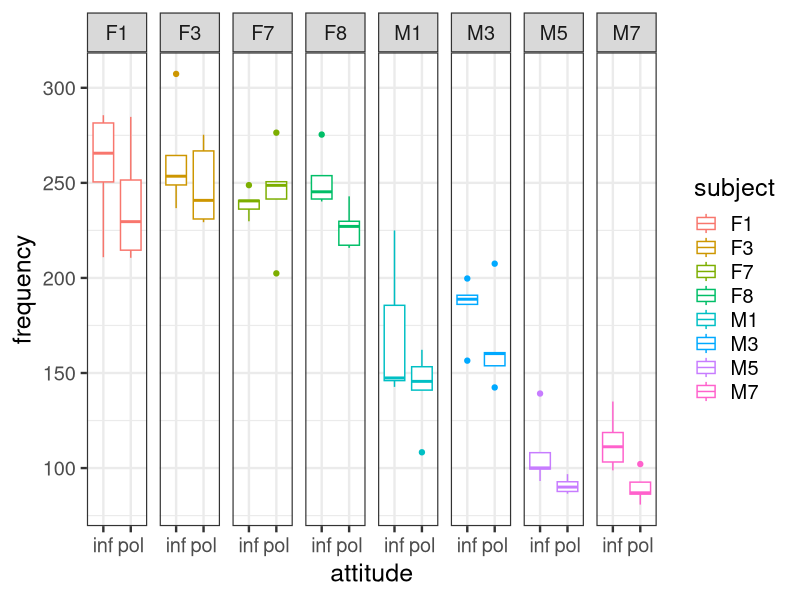
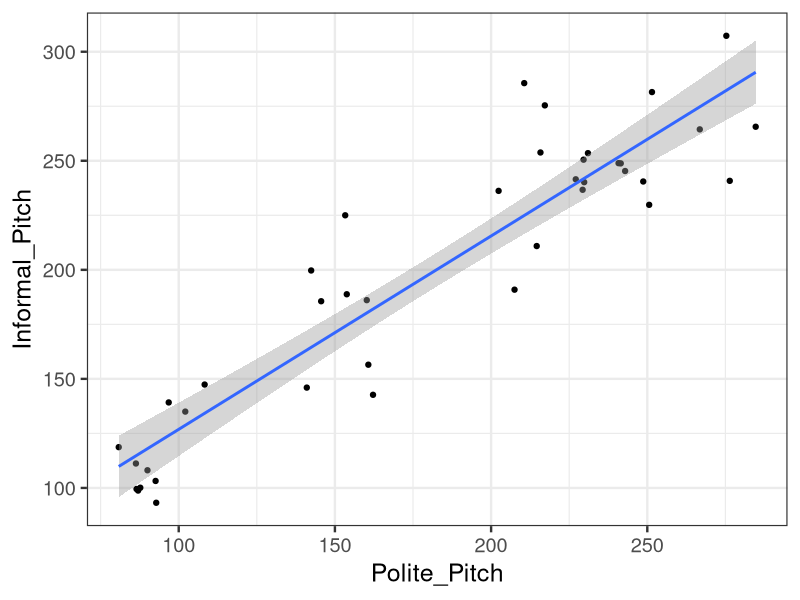
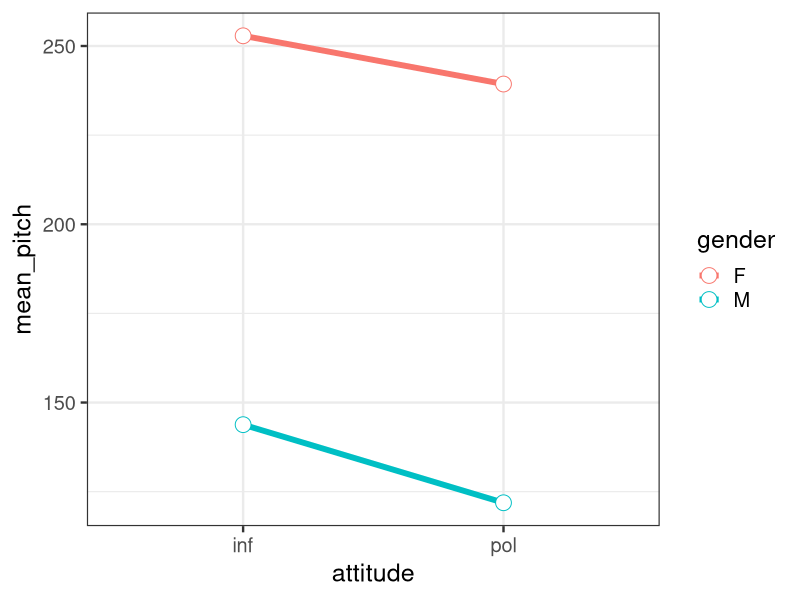
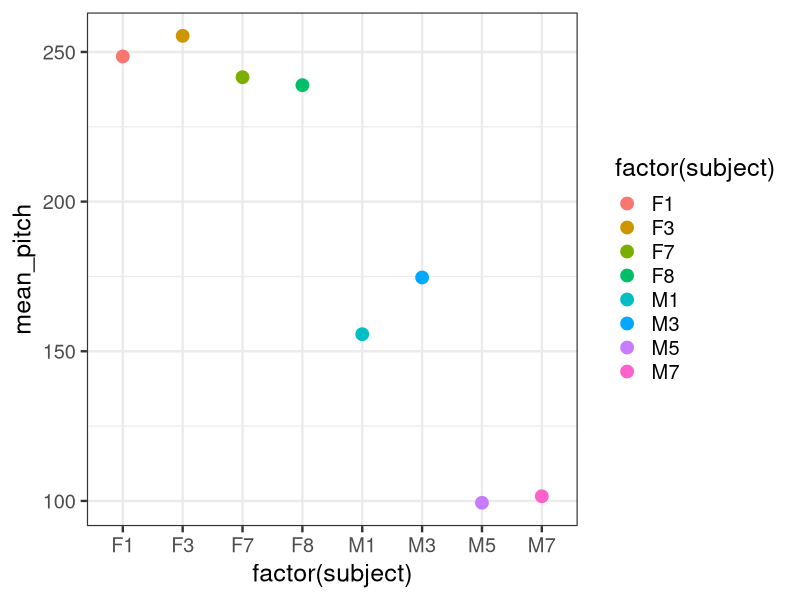
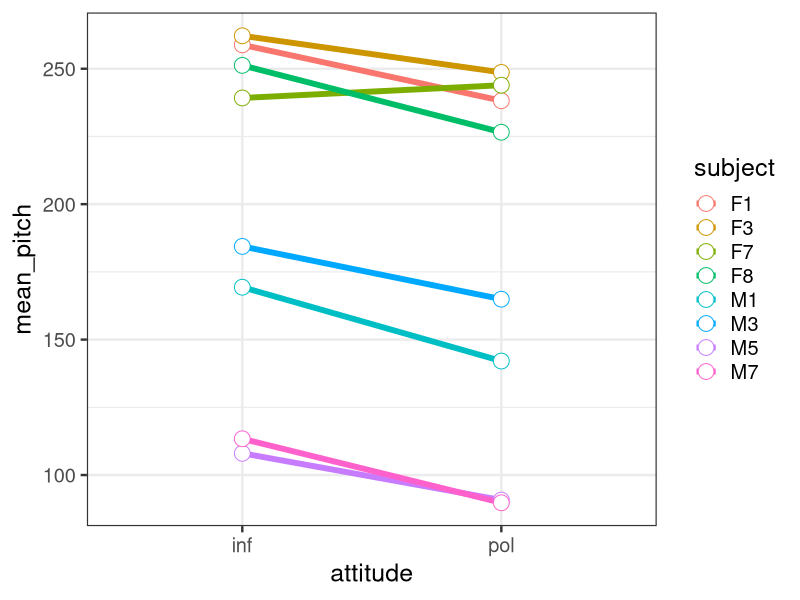
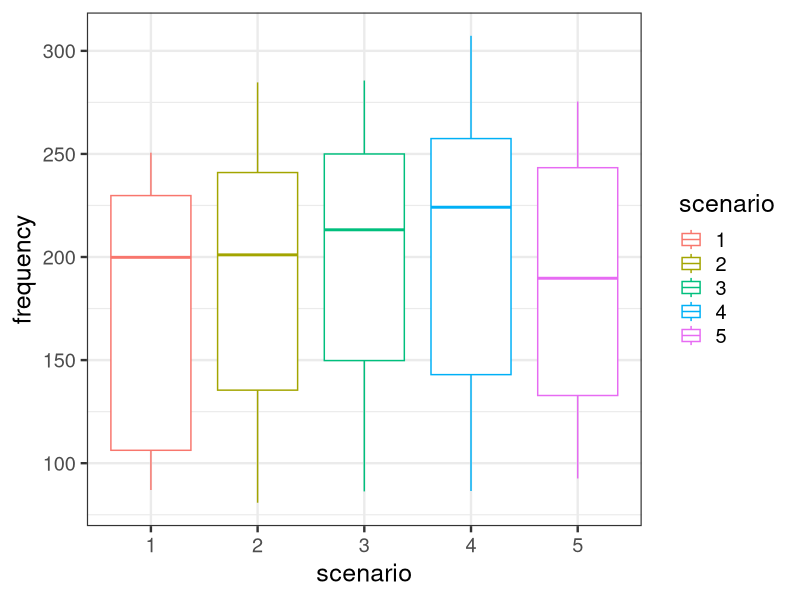
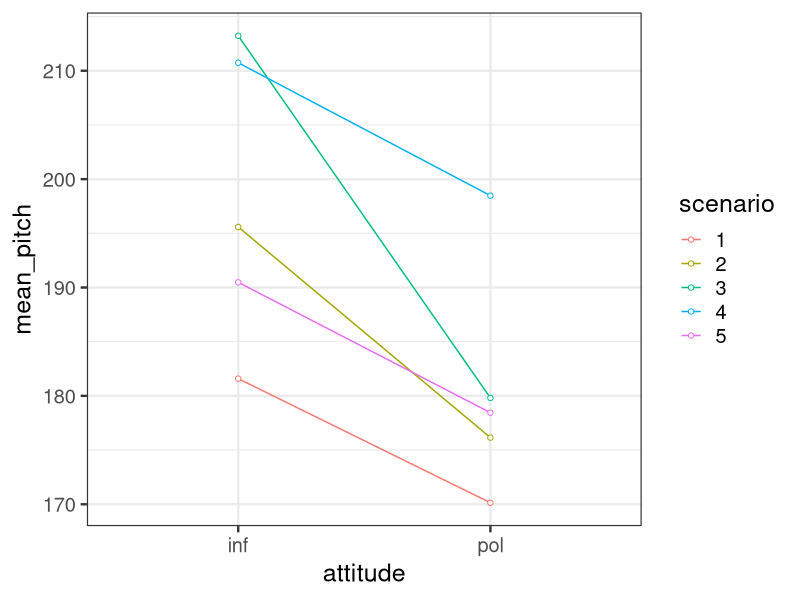
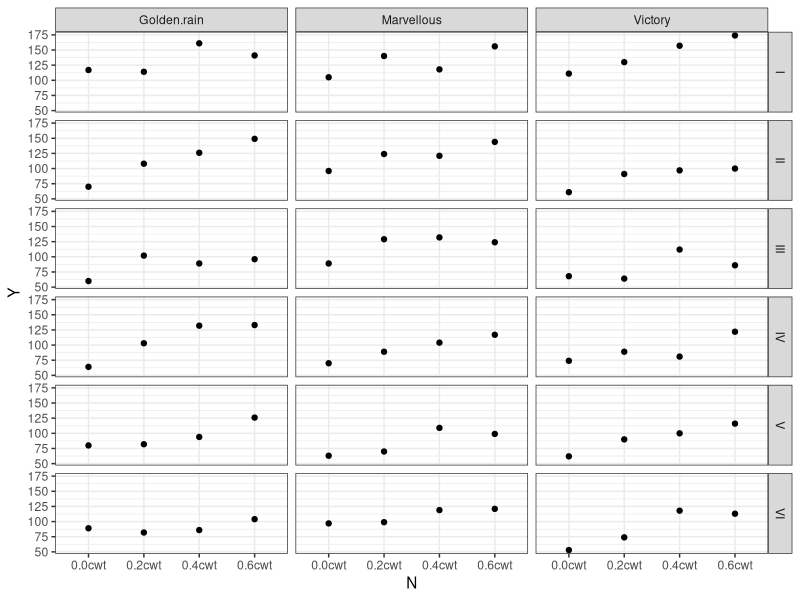

The R source for these figures, in order:
## ---- chunk 1
knitr::opts_chunk$set(echo = TRUE)
## ---- chunk 2
library(tidyverse)
library(ggplot2)
library(lme4)
library(dplyr)
## ---- chunk 3
mydata<-read_csv("politeness_data.csv")
summary(mydata)
as_tibble(mydata)
str(mydata)
table(mydata$subject)
table(mydata$subject,mydata$attitude)
## ---- chunk 4
theme_set(theme_bw(base_size = 18))
qplot(attitude, frequency, facets = . ~ subject,
colour = subject, geom = "boxplot", data = mydata)
## ---- chunk 5
polite <- subset(mydata,attitude=="pol")
informal <-subset(mydata,attitude=="inf")
as_tibble(polite)
as_tibble(informal)
new<-data.frame(polite$frequency,informal$frequency)
names(new)<-c("Polite_Pitch","Informal_Pitch")
ggplot(data=new,aes(x=Polite_Pitch,y=Informal_Pitch))+geom_point()+geom_smooth(method="lm")
## ---- chunk 6
pitch_bysubj<-with(mydata, aggregate(frequency ~ subject, FUN = "mean"))
pitch_bysubj
## ---- chunk 7
fit1 <- lmer(frequency ~ (1 | subject), data = mydata)
# summary(fit1)
coef(fit1)$subject[1]
## ---- chunk 8
mean(pitch_bysubj$frequency)
sd(pitch_bysubj$frequency)
## ---- chunk 9
mean(coef(fit1)$subject[1][,'(Intercept)'])
sd(coef(fit1)$subject[1][,'(Intercept)'])
## ---- chunk 10
summary(fit1)
## ---- chunk 11
mydata_bycond <- na.omit(mydata) %>%
  group_by(gender, attitude) %>%
  summarise(mean_pitch = mean(frequency))
  
ggplot(mydata_bycond, aes(x=attitude, y=mean_pitch, colour=gender, group=gender)) +
    geom_line(size=2) + geom_point(size=5, shape=21, fill="white")
## ---- chunk 12
mydata$attitude<-as.factor(mydata$attitude)
contrasts(mydata$attitude)<- cbind(inf_vs_pol=c(1,-1)); contrasts(mydata$attitude)
## ---- chunk 13
mydata$gender<-as.factor(mydata$gender)
contrasts(mydata$gender) <- cbind(f_vs_m=c(1,-1)); 
contrasts(mydata$gender)
## ---- chunk 14
fit2 <- lmer(frequency ~ attitude + gender + (1|subject), data=mydata)
summary(fit2)
## ---- chunk 15
logLikelihood <- logLik(fit2)
deviance = -2*logLikelihood[1];
deviance
## ---- chunk 16
mydata_bysubj = na.omit(mydata) %>%
  group_by(subject) %>%
  summarise(mean_pitch = mean(frequency))

ggplot(mydata_bysubj, aes(x=factor(subject), y=mean_pitch)) +
  geom_point(size=4, aes(colour = factor(subject)))
## ---- chunk 17
coef(fit2)
## ---- chunk 18
179.3003 + 0*(9.7) + 1*(54.10244)
## ---- chunk 19
pitch_bysubj
## ---- chunk 20
mydata_bycond <- na.omit(mydata) %>%
  group_by(subject, attitude) %>%
  summarise(mean_pitch = mean(frequency))
  
ggplot(mydata_bycond, aes(x=attitude, y=mean_pitch, colour=subject, group=subject)) + geom_line(size=2) + geom_point(size=5, shape=21, fill="white")
## ---- chunk 21
fit3 <- lmer(frequency ~ attitude + gender + (1 + attitude | subject), REML = TRUE, data = mydata)
summary(fit3)
## ---- chunk 22
coef(fit3)
## ---- chunk 23
anova(fit2,fit3,refit=FALSE)
## ---- chunk 24
fit4 <- lmer(frequency ~ gender + (1 | subject), REML = FALSE, data = mydata)
fit4b <- lmer(frequency ~ attitude + gender + (1 | subject), REML = FALSE, data = mydata)
anova(fit4, fit4b)
## ---- chunk 25
mydata$scenario <- factor(mydata$scenario)
ggplot(mydata, aes(x=scenario, y=frequency,  colour=scenario)) + geom_boxplot()
## ---- chunk 26
fit4 <- lmer(frequency ~ attitude + gender + (1|subject) + (1|scenario), data=mydata)
summary(fit4)
anova(fit2, fit4, refit=FALSE)
## ---- chunk 27
coef(fit4)
ranef(fit4)
## ---- chunk 28
mydata_byscenario <- na.omit(mydata) %>%
  group_by(scenario, attitude) %>%
  summarise(mean_pitch = mean(frequency))
  
ggplot(mydata_byscenario, aes(x=attitude, y=mean_pitch, colour=scenario, group=scenario)) + geom_line() + geom_point(shape=21, fill="white")
## ---- chunk 29
fit4b<-lmer(frequency ~ attitude + gender + (1|subject) + (1 + attitude|scenario), data=mydata)
summary(fit4b)
anova(fit4, fit4b, refit=FALSE)
## ---- chunk 30
library(MASS)
## ---- chunk 31
as_tibble(oats)
str(oats)
## ---- chunk 32
p <- ggplot(data = oats, aes(N, Y)) + geom_point()
p + facet_grid(B ~ V)+theme_bw()
## ---- chunk 33
model1<-lm(Y~V*N,data=oats)
summary(model1)
## ---- chunk 34
model2 <- lmer(Y ~ V*N + (1|B/V), data=oats)
summary(model2)
anova(model2)
## ---- chunk 35
coef(model1)
coef(model2)
## ---- chunk 36
scatter.smooth(fitted(model2), resid(model2))
abline(h = 0, col = "tomato2")
## ---- chunk 37
qqnorm(resid(model2))
qqline(resid(model2), col = "maroon4")
## ---- chunk 38
scatter.smooth(fitted(model2), sqrt(abs(resid(model2))))
## ---- chunk 39
qqnorm(ranef(model2)[[1]][, 1])
qqline(ranef(model2)[[1]][, 1], col = "steelblue4")
## ---- chunk 40
qqnorm(ranef(model2)[[2]][, 1])
qqline(ranef(model2)[[2]][, 1], col = "violetred3")
## ---- chunk 41
plot(model2)
## ---- chunk 42
plot(ranef(model2))
